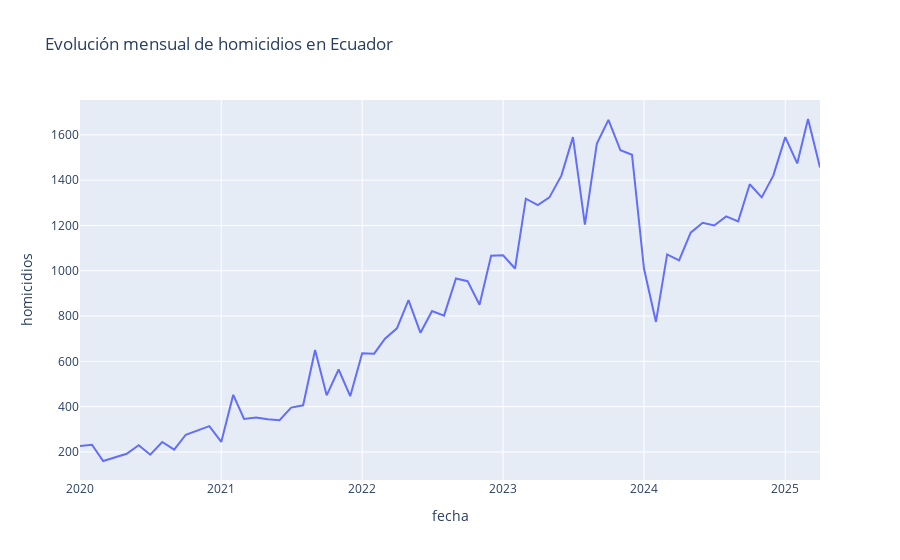

Notebook code cell kept with this figure:
### Markdown cell above
### 📊 Evolución mensual de homicidios

### Code cell
fig = px.line(homicidios_long.groupby('fecha')['homicidios'].sum().reset_index(),
              x='fecha', y='homicidios', title='Evolución mensual de homicidios en Ecuador')
fig.show()

### Figure 1 — Plotly figure (JSON) as saved in the notebook; plotly's stock layout.template omitted (floating-point values rounded to 4 significant figures)
{"data": [{"hovertemplate": "fecha=%{x}<br>homicidios=%{y}<extra></extra>", "legendgroup": "", "line": {"color": "#636efa", "dash": "solid"}, "marker": {"symbol": "circle"}, "mode": "lines", "name": "", "orientation": "v", "showlegend": false, "type": "scatter", "x": ["2020-01-01", "2020-02-01", "2020-03-01", "2020-04-01", "2020-05-01", "2020-06-01", "2020-07-01", "2020-08-01", "2020-09-01", "2020-10-01", "2020-11-01", "2020-12-01", "2021-01-01", "2021-02-01", "2021-03-01", "2021-04-01", "2021-05-01", "2021-06-01", "2021-07-01", "2021-08-01", "2021-09-01", "2021-10-01", "2021-11-01", "2021-12-01", "2022-01-01", "2022-02-01", "2022-03-01", "2022-04-01", "2022-05-01", "2022-06-01", "2022-07-01", "2022-08-01", "2022-09-01", "2022-10-01", "2022-11-01", "2022-12-01", "2023-01-01", "2023-02-01", "2023-03-01", "2023-04-01", "2023-05-01", "2023-06-01", "2023-07-01", "2023-08-01", "2023-09-01", "2023-10-01", "2023-11-01", "2023-12-01", "2024-01-01", "2024-02-01", "2024-03-01", "2024-04-01", "2024-05-01", "2024-06-01", "2024-07-01", "2024-08-01", "2024-09-01", "2024-10-01", "2024-11-01", "2024-12-01", "2025-01-01", "2025-02-01", "2025-03-01", "2025-04-01"], "xaxis": "x", "y": [226, 232, 160, 176, 192, 230, 188, 244, 210, 276, 296, 314, 244, 452, 346, 352, 344, 340, 396, 406, 650, 450, 564, 446, 636, 634, 700, 746, 870, 726, 822, 802, 966, 954, 850, 1066, 1068, 1010, 1318, 1290, 1324, 1420, 1590, 1204, 1562, 1666, 1532, 1512, 1010, 774, 1072, 1046, 1168, 1212, 1200, 1240, 1218, 1382, 1324, 1420, 1590, 1474, 1670, 1456], "yaxis": "y"}], "layout": {"legend": {"tracegroupgap": 0}, "title": {"text": "Evolución mensual de homicidios en Ecuador"}, "xaxis": {"anchor": "y", "domain": [0, 1], "title": {"text": "fecha"}}, "yaxis": {"anchor": "x", "domain": [0, 1], "title": {"text": "homicidios"}}}}
